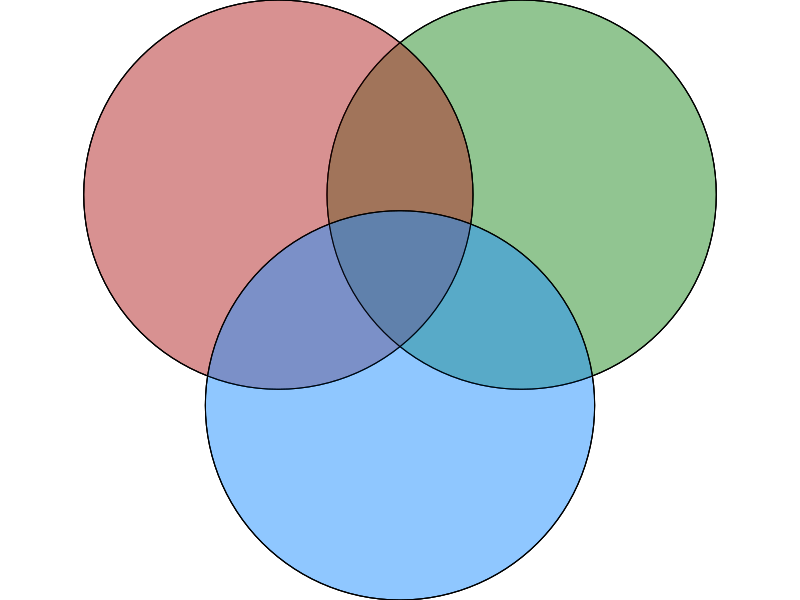
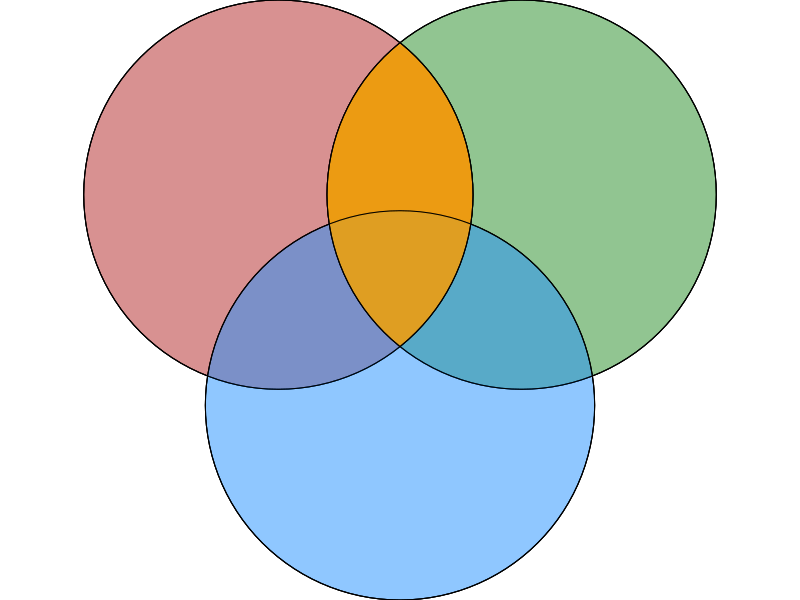
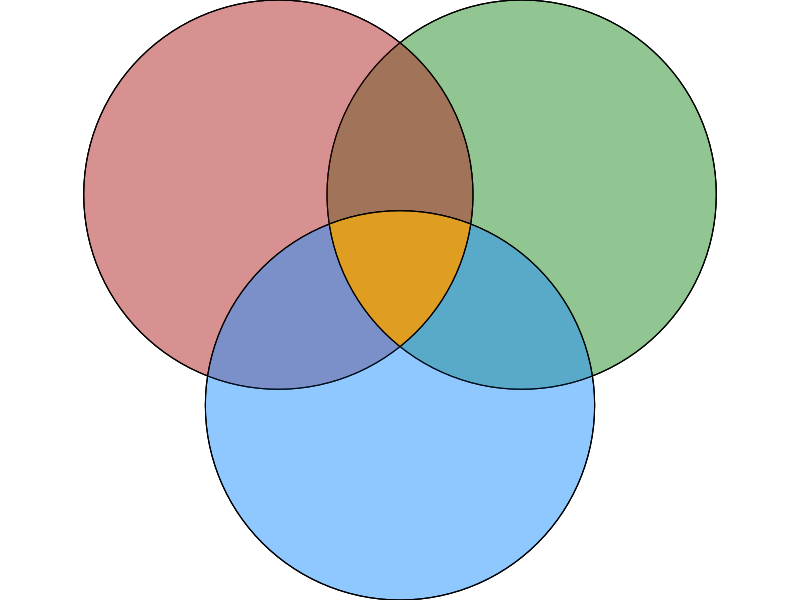
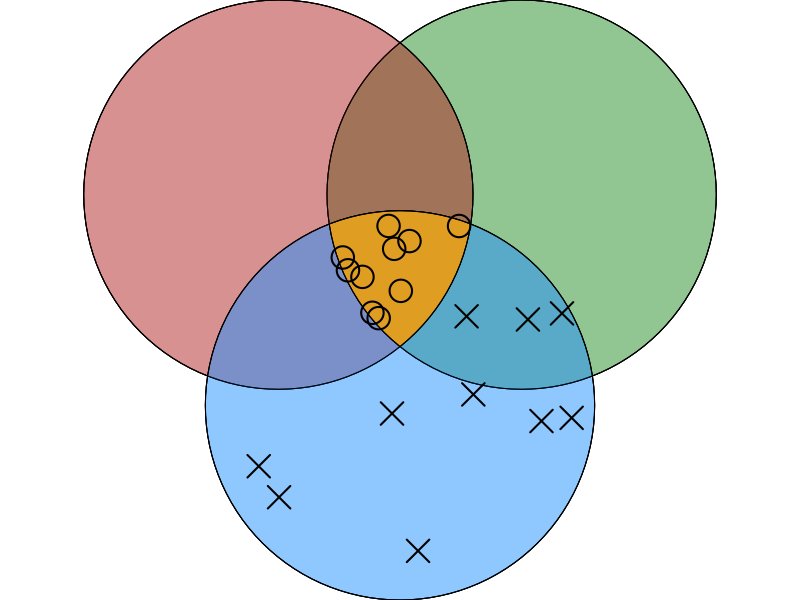
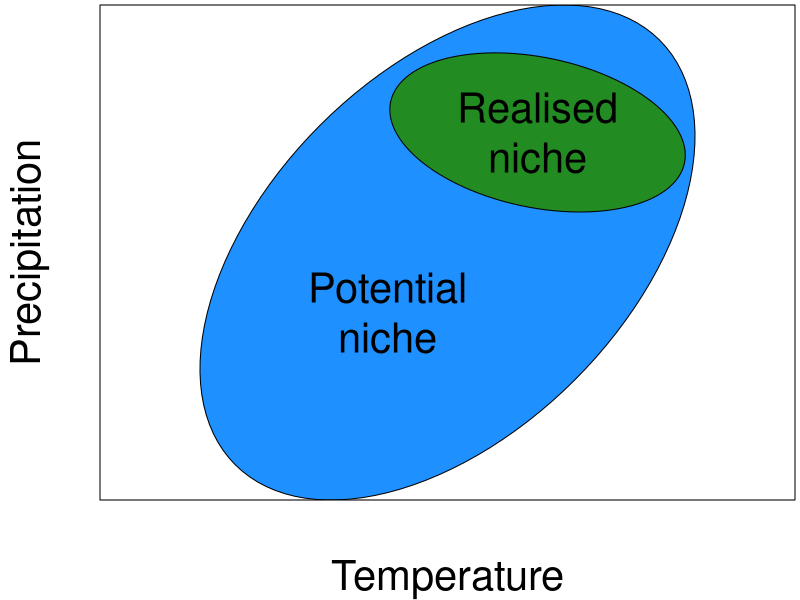

Write R code to recreate these figures, in order.
## ---- chunk 1

    suppressPackageStartupMessages(library(sf))

## ---- chunk 2

	r <- 1.6
	side <- 2

	abiotic <- st_buffer(st_point(c(-side / 2, 0)), r)
	biotic <- st_buffer(st_point(c(side / 2, 0)), r)
	area <- st_buffer(st_point(c(0, - side / 2 * sqrt(3))), r)
	all <- st_sfc(abiotic, biotic, area)

	realised <- st_intersection(abiotic, biotic)
	source <- st_intersection(realised, area)
	sink <- st_difference(area, source)

	populations <- c(st_sample(source, 10), st_sample(sink, 10))
	pop_type <- rep(c(1,4), each=10)

	t_col <- function(color, percent = 50, name = NULL) {

		## Get RGB values for named color
		rgb.val <- col2rgb(color)
	
		## Make new color using input color as base and alpha set by transparency
		t.col <- rgb(rgb.val[1], rgb.val[2], rgb.val[3],
		             max = 255,
		             alpha = (100 - percent) * 255 / 100,
		             names = name)
	
		## Save the color
		invisible(t.col)
	}

## ---- chunk 3

	par(mar=c(0,0,0,0), xaxs='i', yaxs='i')
	plot(all)
	plot(biotic, col=t_col('forestgreen', 50), add=TRUE)
	plot(abiotic, col=t_col('firebrick', 50), add=TRUE)
	plot(area, col=t_col('dodgerblue', 50), add=TRUE)
	plot(all, add=TRUE)

## ---- chunk 4

	par(mar=c(0,0,0,0), xaxs='i', yaxs='i')
	plot(all)
	plot(biotic, col=t_col('forestgreen', 50), add=TRUE)
	plot(abiotic, col=t_col('firebrick', 50), add=TRUE)
	plot(area, col=t_col('dodgerblue', 50), add=TRUE)
	plot(realised, col=t_col('orange', 20), add=TRUE)
	plot(all, add=TRUE)

## ---- chunk 5

	par(mar=c(0,0,0,0), xaxs='i', yaxs='i')
	plot(all)
	plot(biotic, col=t_col('forestgreen', 50), add=TRUE)
	plot(abiotic, col=t_col('firebrick', 50), add=TRUE)
	plot(area, col=t_col('dodgerblue', 50), add=TRUE)
	plot(source, col=t_col('orange', 20), add=TRUE)
	plot(all, add=TRUE)

## ---- chunk 6

	par(mar=c(0,0,0,0), xaxs='i', yaxs='i')
	plot(all)
	plot(biotic, col=t_col('forestgreen', 50), add=TRUE)
	plot(abiotic, col=t_col('firebrick', 50), add=TRUE)
	plot(area, col=t_col('dodgerblue', 50), add=TRUE)
	plot(source, col=t_col('orange', 20), add=TRUE)
	plot(populations, pch=pop_type, lwd=2, col='black', cex=3, add=TRUE)
	plot(all, add=TRUE)

## ---- chunk 7

	par(mar=c(2,2,0.1,0.1), cex=2.5, mgp=c(1,0,0))
	circ <- st_buffer(st_point(c(0, 0)), 5)
	rot <-  function(a) matrix(c(cos(a), sin(a), -sin(a), cos(a)), 2, 2)
	potential <- circ * c(1, 0.6) * rot(-pi/4)
	realised <- circ * c(0.25, 0.5) * rot(-pi / 2.3) + c(1.5,2)


	plot(potential, xlab='Temperature', ylab='Precipitation', col='dodgerblue')
	plot(realised, col='forestgreen', add=TRUE)
	box()
	
	text(st_coordinates(st_centroid(potential)) - c(1, 1), 'Potential\nniche')
	text(st_coordinates(st_centroid(realised)), 'Realised\nniche')
